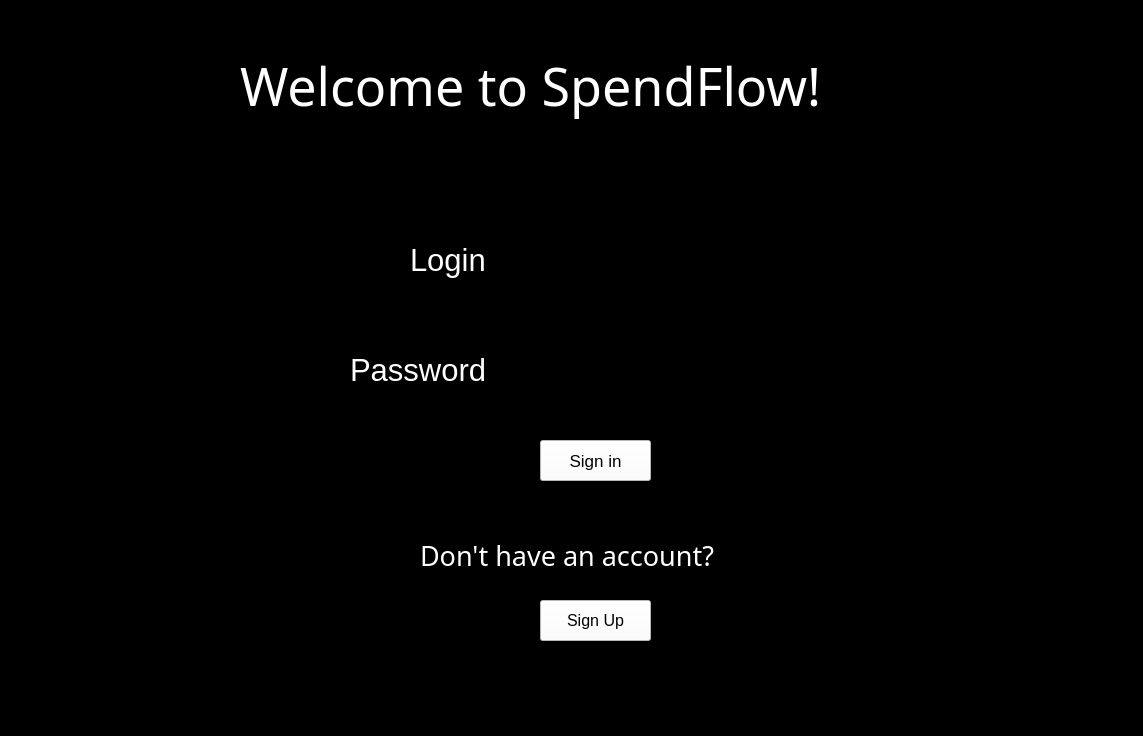
<?xml version="1.0" encoding="UTF-8"?>
<ui version="4.0">
 <class>MainWindow</class>
 <widget class="QMainWindow" name="MainWindow">
  <property name="geometry">
   <rect>
    <x>0</x>
    <y>0</y>
    <width>1143</width>
    <height>736</height>
   </rect>
  </property>
  <property name="minimumSize">
   <size>
    <width>1143</width>
    <height>736</height>
   </size>
  </property>
  <property name="maximumSize">
   <size>
    <width>1143</width>
    <height>736</height>
   </size>
  </property>
  <property name="font">
   <font>
    <family>Niagara Engraved</family>
   </font>
  </property>
  <property name="windowTitle">
   <string>SpendFlow</string>
  </property>
  <property name="styleSheet">
   <string notr="true">background-color: rgb(0, 0, 0);</string>
  </property>
  <widget class="QWidget" name="centralwidget">
   <widget class="QLabel" name="welcomeText">
    <property name="geometry">
     <rect>
      <x>240</x>
      <y>50</y>
      <width>682</width>
      <height>73</height>
     </rect>
    </property>
    <property name="font">
     <font>
      <family>Arial Black</family>
      <pointsize>39</pointsize>
     </font>
    </property>
    <property name="text">
     <string>&lt;html&gt;&lt;head/&gt;&lt;body&gt;&lt;p&gt;&lt;span style=&quot; color:#ffffff;&quot;&gt;Welcome to SpendFlow!&lt;/span&gt;&lt;/p&gt;&lt;/body&gt;&lt;/html&gt;</string>
    </property>
   </widget>
   <widget class="QLabel" name="loginTextLabel">
    <property name="geometry">
     <rect>
      <x>410</x>
      <y>240</y>
      <width>81</width>
      <height>41</height>
     </rect>
    </property>
    <property name="font">
     <font>
      <family>Arial</family>
      <pointsize>23</pointsize>
     </font>
    </property>
    <property name="text">
     <string>&lt;html&gt;&lt;head/&gt;&lt;body&gt;&lt;p&gt;&lt;span style=&quot; color:#ffffff;&quot;&gt;Login&lt;/span&gt;&lt;/p&gt;&lt;/body&gt;&lt;/html&gt;</string>
    </property>
   </widget>
   <widget class="QLineEdit" name="loginEnterText">
    <property name="geometry">
     <rect>
      <x>500</x>
      <y>240</y>
      <width>271</width>
      <height>41</height>
     </rect>
    </property>
    <property name="font">
     <font>
      <family>Arial</family>
      <pointsize>14</pointsize>
     </font>
    </property>
    <property name="styleSheet">
     <string notr="true">color: rgb(255, 255, 255);</string>
    </property>
    <property name="text">
     <string/>
    </property>
   </widget>
   <widget class="QLabel" name="passwordTextLabel">
    <property name="geometry">
     <rect>
      <x>350</x>
      <y>350</y>
      <width>141</width>
      <height>41</height>
     </rect>
    </property>
    <property name="font">
     <font>
      <family>Arial</family>
      <pointsize>23</pointsize>
     </font>
    </property>
    <property name="text">
     <string>&lt;html&gt;&lt;head/&gt;&lt;body&gt;&lt;p&gt;&lt;span style=&quot; color:#ffffff;&quot;&gt;Password&lt;/span&gt;&lt;/p&gt;&lt;/body&gt;&lt;/html&gt;</string>
    </property>
   </widget>
   <widget class="QLineEdit" name="passwordEnterText">
    <property name="geometry">
     <rect>
      <x>500</x>
      <y>350</y>
      <width>271</width>
      <height>41</height>
     </rect>
    </property>
    <property name="font">
     <font>
      <family>Arial</family>
      <pointsize>14</pointsize>
     </font>
    </property>
    <property name="styleSheet">
     <string notr="true">color: rgb(255, 255, 255);</string>
    </property>
    <property name="text">
     <string/>
    </property>
   </widget>
   <widget class="QPushButton" name="signInButton">
    <property name="geometry">
     <rect>
      <x>540</x>
      <y>440</y>
      <width>111</width>
      <height>41</height>
     </rect>
    </property>
    <property name="font">
     <font>
      <family>Arial</family>
      <pointsize>13</pointsize>
     </font>
    </property>
    <property name="styleSheet">
     <string notr="true">background-color: rgb(255, 255, 255);</string>
    </property>
    <property name="text">
     <string>Sign in</string>
    </property>
   </widget>
   <widget class="QLabel" name="noAccTextLabel">
    <property name="geometry">
     <rect>
      <x>420</x>
      <y>530</y>
      <width>351</width>
      <height>51</height>
     </rect>
    </property>
    <property name="font">
     <font>
      <family>Arial Black</family>
     </font>
    </property>
    <property name="text">
     <string>&lt;html&gt;&lt;head/&gt;&lt;body&gt;&lt;p&gt;&lt;span style=&quot; font-size:20pt; color:#ffffff;&quot;&gt;Don't have an account?&lt;/span&gt;&lt;/p&gt;&lt;/body&gt;&lt;/html&gt;</string>
    </property>
   </widget>
   <widget class="QPushButton" name="createAccButton">
    <property name="geometry">
     <rect>
      <x>540</x>
      <y>600</y>
      <width>111</width>
      <height>41</height>
     </rect>
    </property>
    <property name="font">
     <font>
      <family>Arial</family>
      <pointsize>12</pointsize>
     </font>
    </property>
    <property name="styleSheet">
     <string notr="true">background-color: rgb(255, 255, 255);</string>
    </property>
    <property name="text">
     <string>Sign Up</string>
    </property>
   </widget>
  </widget>
 </widget>
 <resources/>
 <connections/>
</ui>
